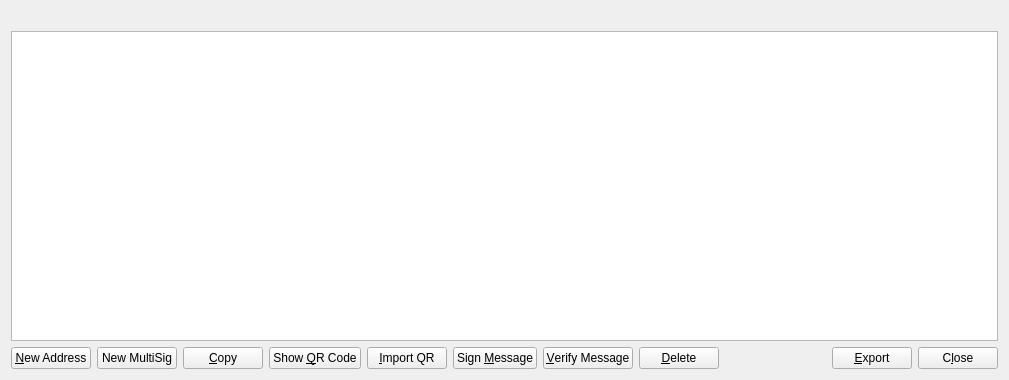
<?xml version="1.0" encoding="UTF-8"?>
<ui version="4.0">
 <class>AddressBookPage</class>
 <widget class="QWidget" name="AddressBookPage">
  <property name="geometry">
   <rect>
    <x>0</x>
    <y>0</y>
    <width>1009</width>
    <height>380</height>
   </rect>
  </property>
  <layout class="QVBoxLayout" name="verticalLayout">
   <item>
    <widget class="QLabel" name="labelExplanation">
     <property name="textFormat">
      <enum>Qt::PlainText</enum>
     </property>
     <property name="wordWrap">
      <bool>true</bool>
     </property>
    </widget>
   </item>
   <item>
    <widget class="QTableView" name="tableView">
     <property name="contextMenuPolicy">
      <enum>Qt::CustomContextMenu</enum>
     </property>
     <property name="toolTip">
      <string>Double-click to edit address or label</string>
     </property>
     <property name="tabKeyNavigation">
      <bool>false</bool>
     </property>
     <property name="alternatingRowColors">
      <bool>true</bool>
     </property>
     <property name="selectionMode">
      <enum>QAbstractItemView::SingleSelection</enum>
     </property>
     <property name="selectionBehavior">
      <enum>QAbstractItemView::SelectRows</enum>
     </property>
     <property name="sortingEnabled">
      <bool>true</bool>
     </property>
     <attribute name="verticalHeaderVisible">
      <bool>false</bool>
     </attribute>
    </widget>
   </item>
   <item>
    <layout class="QHBoxLayout" name="horizontalLayout">
     <item>
      <widget class="QPushButton" name="newAddress">
       <property name="toolTip">
        <string>Create a new address</string>
       </property>
       <property name="text">
        <string>&amp;New Address</string>
       </property>
       <property name="icon">
        <iconset resource="../fedoracoin.qrc">
         <normaloff>:/icons/add</normaloff>:/icons/add</iconset>
       </property>
      </widget>
     </item>
     <item>
      <widget class="QPushButton" name="newMultiSigAddress">
       <property name="text">
        <string>New MultiSig</string>
       </property>
       <property name="icon">
        <iconset resource="../fedoracoin.qrc">
         <normaloff>:/icons/add</normaloff>:/icons/add</iconset>
       </property>
      </widget>
     </item>
     <item>
      <widget class="QPushButton" name="copyAddress">
       <property name="toolTip">
        <string>Copy the currently selected address to the system clipboard</string>
       </property>
       <property name="text">
        <string>&amp;Copy</string>
       </property>
       <property name="icon">
        <iconset resource="../fedoracoin.qrc">
         <normaloff>:/icons/editcopy</normaloff>:/icons/editcopy</iconset>
       </property>
      </widget>
     </item>
     <item>
      <widget class="QPushButton" name="showQRCode">
       <property name="text">
        <string>Show &amp;QR Code</string>
       </property>
       <property name="icon">
        <iconset resource="../fedoracoin.qrc">
         <normaloff>:/icons/qrcode</normaloff>:/icons/qrcode</iconset>
       </property>
      </widget>
     </item>
     <item>
      <widget class="QPushButton" name="importQRCodeButton">
       <property name="text">
        <string>&amp;Import QR</string>
       </property>
       <property name="icon">
        <iconset resource="../fedoracoin.qrc">
         <normaloff>:/icons/qrcode</normaloff>:/icons/qrcode</iconset>
       </property>
      </widget>
     </item>
     <item>
      <widget class="QPushButton" name="signMessage">
       <property name="toolTip">
        <string>Sign a message to prove you own a TIPS address</string>
       </property>
       <property name="text">
        <string>Sign &amp;Message</string>
       </property>
       <property name="icon">
        <iconset resource="../fedoracoin.qrc">
         <normaloff>:/icons/edit</normaloff>:/icons/edit</iconset>
       </property>
      </widget>
     </item>
     <item>
      <widget class="QPushButton" name="verifyMessage">
       <property name="toolTip">
        <string>Verify a message to ensure it was signed with a specified TIPS address</string>
       </property>
       <property name="text">
        <string>&amp;Verify Message</string>
       </property>
       <property name="icon">
        <iconset resource="../fedoracoin.qrc">
         <normaloff>:/icons/transaction_0</normaloff>:/icons/transaction_0</iconset>
       </property>
      </widget>
     </item>
     <item>
      <widget class="QPushButton" name="deleteAddress">
       <property name="toolTip">
        <string>Delete the currently selected address from the list</string>
       </property>
       <property name="text">
        <string>&amp;Delete</string>
       </property>
       <property name="icon">
        <iconset resource="../fedoracoin.qrc">
         <normaloff>:/icons/remove</normaloff>:/icons/remove</iconset>
       </property>
      </widget>
     </item>
     <item>
      <spacer name="horizontalSpacer">
       <property name="orientation">
        <enum>Qt::Horizontal</enum>
       </property>
       <property name="sizeHint" stdset="0">
        <size>
         <width>40</width>
         <height>20</height>
        </size>
       </property>
      </spacer>
     </item>
     <item>
      <widget class="QPushButton" name="exportButton">
       <property name="toolTip">
        <string>Export the data in the current tab to a file</string>
       </property>
       <property name="text">
        <string>&amp;Export</string>
       </property>
       <property name="icon">
        <iconset resource="../fedoracoin.qrc">
         <normaloff>:/icons/export</normaloff>:/icons/export</iconset>
       </property>
      </widget>
     </item>
     <item>
      <widget class="QPushButton" name="closeButton">
       <property name="sizePolicy">
        <sizepolicy hsizetype="Minimum" vsizetype="Minimum">
         <horstretch>0</horstretch>
         <verstretch>0</verstretch>
        </sizepolicy>
       </property>
       <property name="text">
        <string>C&amp;lose</string>
       </property>
      </widget>
     </item>
    </layout>
   </item>
  </layout>
 </widget>
 <resources>
  <include location="../fedoracoin.qrc"/>
 </resources>
 <connections/>
</ui>
